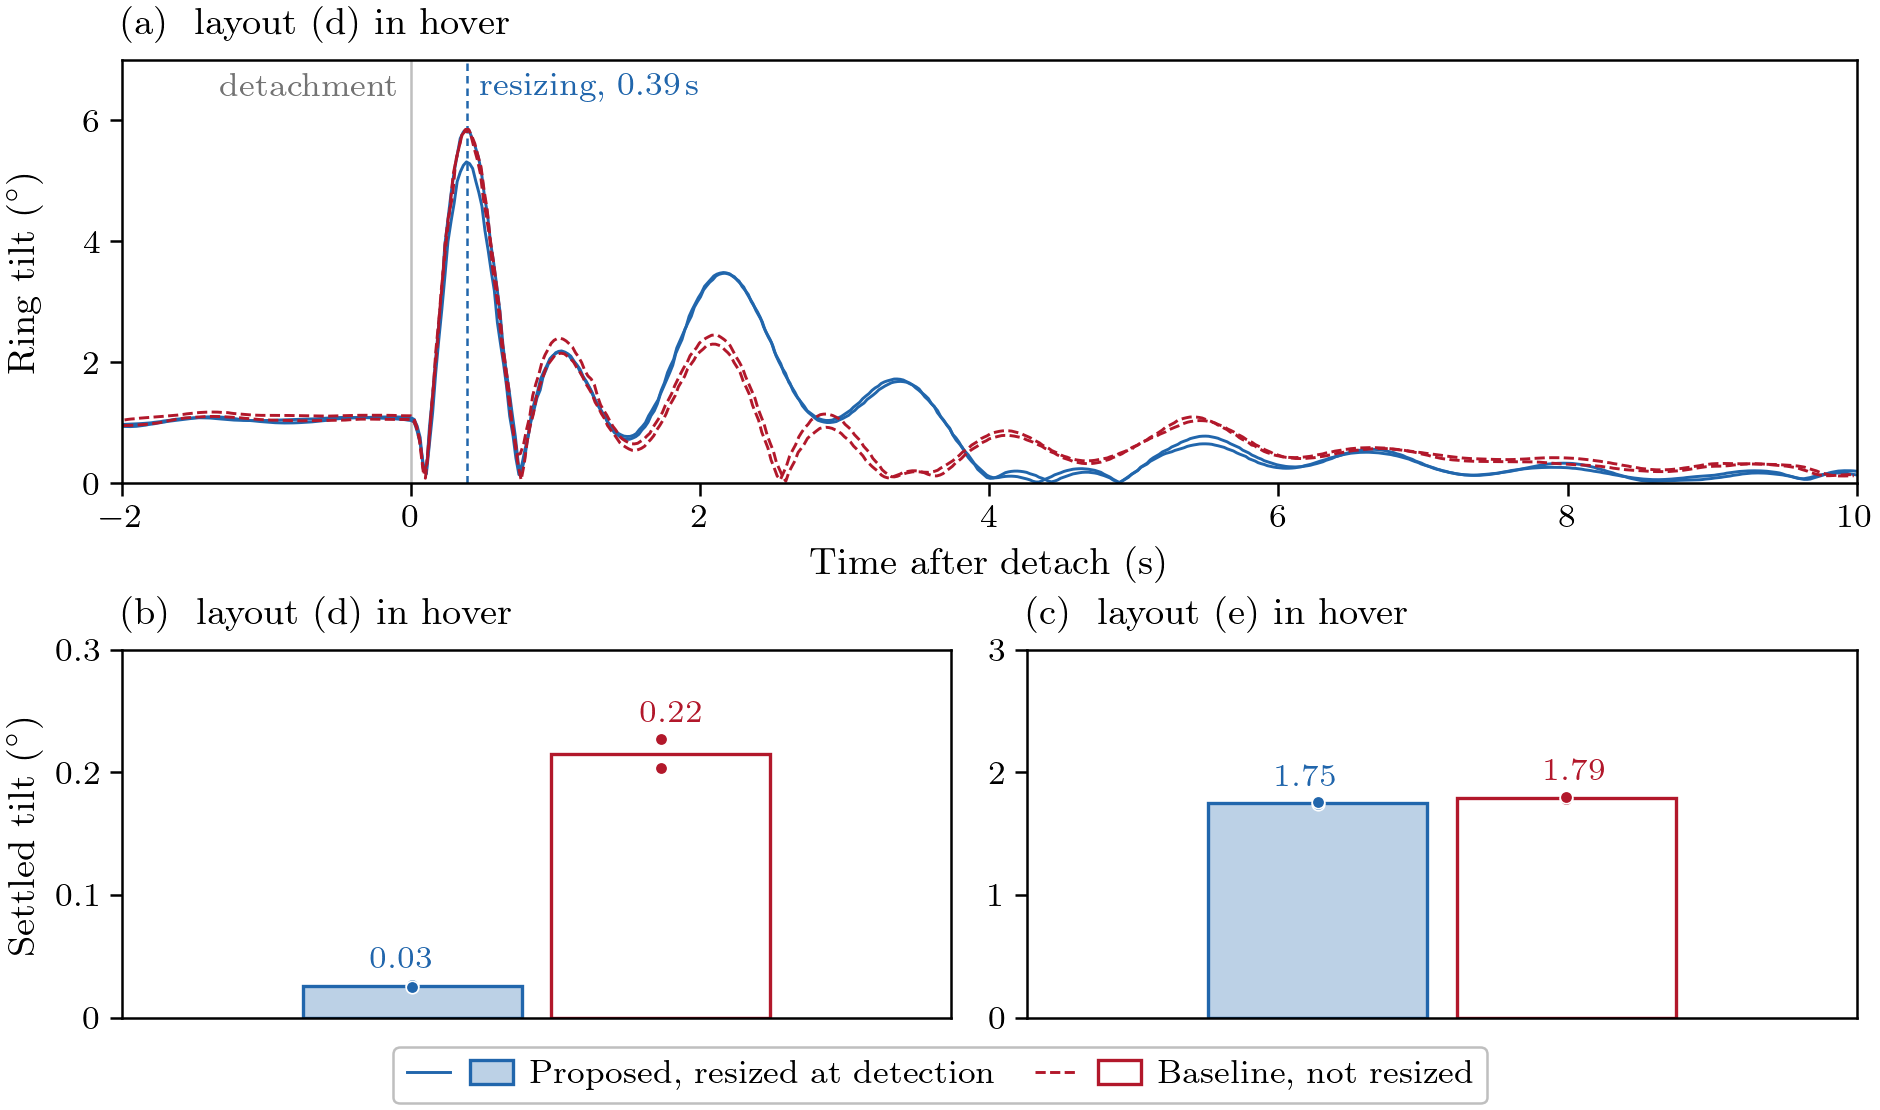

Recreate this plot in Python.
#!/usr/bin/env python3
"""X1, what the resize is worth, on the measured mass distribution (9 Nov: Wesley, keep one distribution, the measured one;
7 Nov: both side by side, F089; was the 3 Nov runs R3520-R3563).

The one sentence: resizing at detection leaves the first swing after an unannounced release unchanged and adds a larger
second swing, but leaves the hovering ring more level once settled; in layout (e) the ring settles at the same tilt
with or without the resize.
Hero: (a) the ring's tilt after the release, four quadrotors in hover, 0.86 kg ring, both runs of each arm, the
detection marked. (b) the settled tilt per run in hover, resize at detection against none.
(c) the same for layout (e) (sideways integral off), whose scale is ten times larger.
Left out: the late arms (in the table), the figure-eight (the path sets its tilt: in the table), eight quadrotors,
the earlier mass distribution (Wesley 9 Nov: one distribution in the thesis), the 1.15 kg ring, the in-plot notes
(Wesley 9 Nov: layout (d) in hover goes after (a)).
Data: the measured split R3821-R3906 (results/analysis/x1_2026-11-06.json); settled tilt as tools/x1_metrics.py scores it (settled_tilt, the tilt of
the mean tilt vector over the 5 s before LAND), checked against results/analysis/x1_both_models_2026-11-07.md (F094).
Events from events.csv.
"""
import glob
import json
import os
import sys

import numpy as np
import pandas as pd

HERE = os.path.dirname(os.path.abspath(__file__))
sys.path.insert(0, HERE)
import review_style as S  # noqa: E402

S.HERE = HERE
SPLITS = (('measured', os.path.join(S.REPO, 'results', 'analysis', 'x1_2026-11-06.json'), 'Measured split'),
          ('earlier', os.path.join(S.REPO, 'results', 'analysis', 'x1_oldlinks_2026-11-07.json'), 'Earlier split'))
ARMS = (('ours', S.BLUE, 'Proposed, resized at detection'), ('nors', S.RED, 'Baseline, not resized'))
DASH = {'ours': '-', 'nors': (0, (3.5, 1.5))}     # a second cue for greyscale print
WINDOW = (-2.0, 10.0)


def tint(colour, a):
    rgb = np.array(S.plt.matplotlib.colors.to_rgb(colour))
    return tuple(1.0 - a * (1.0 - rgb))


def run_dir(rid):
    (d,) = glob.glob(os.path.join(S.REPO, 'results', '2026-11-0*', f'{rid}_*'))
    return d


def tilt_after_release(rid):
    d = run_dir(rid)
    run = pd.read_csv(os.path.join(d, 'logs', 'run.csv'), usecols=['t', 'payload_tilt_deg']).drop_duplicates('t')
    ev = pd.read_csv(os.path.join(d, 'logs', 'events.csv'))
    ev = ev[pd.to_numeric(ev.sim_time, errors='coerce').notna()]
    t_rel = float(ev.loc[ev.event == 'RELEASE', 'sim_time'].astype(float).iloc[0])
    t_land = float(ev.loc[ev.event == 'LAND', 'sim_time'].astype(float).iloc[0])
    det = ev.loc[ev.event == 'DETACH_RESIZE', 'sim_time'].astype(float)
    t_det = float(det.iloc[0]) - t_rel if len(det) else None
    return run.t.to_numpy(float) - t_rel, run.payload_tilt_deg.to_numpy(float), t_land - t_rel, t_det


def settled(rows, cell, arm):
    return [r['settled_tilt'] for r in rows if r['cell'] == cell and r['arm'] == arm]


def bars(ax, rows_by_split, groups, ylim, fmt, nudge=0.0):
    """groups: [(cell, split)]; two bars each (resized, not), one dot per run, the mean printed above."""
    w = 0.36
    for i, (cell, split) in enumerate(groups):
        for j, (arm, col, _) in enumerate(ARMS):
            v = settled(rows_by_split[split], cell, arm)
            x = i + (j - 0.5) * w
            ax.bar(x, np.mean(v), w * 0.88, color=tint(col, 0.3) if arm == 'ours' else 'white', edgecolor=col, lw=0.8)
            ax.plot([x] * len(v), v, 'o', ms=3.0, color=col, mec='white', mew=0.4, zorder=3)
            ax.annotate(fmt.format(np.mean(v)), xy=(x, max(v)), xytext=((j - 0.5) * nudge, 2.5),
                        textcoords='offset points', ha='center', va='bottom', fontsize=7.5, color=col)
            print(cell, split, arm, [round(x_, 3) for x_ in v])
    ax.set_xticks(range(len(groups)))
    ax.set_xticklabels([dict((k, n) for k, _, n in SPLITS)[s] for _, s in groups])
    ax.set_xlim(-0.6, len(groups) - 0.4)
    ax.set_ylim(*ylim)
    ax.tick_params(axis='x', length=0)


def group_label(ax, x, text):
    ax.annotate(text, xy=(x, 0), xycoords=('data', 'axes fraction'), xytext=(0, -17), textcoords='offset points',
                ha='center', va='top', fontsize=8, color=S.INK)


def main():
    rows = {k: json.load(open(f)) for k, f, _ in SPLITS}
    S.setup()
    fig = S.figure('full', 3.7)
    gs = fig.add_gridspec(2, 2, height_ratios=[1.15, 1.0], width_ratios=[1.0, 1.0])
    a = fig.add_subplot(gs[0, :])
    b, c = fig.add_subplot(gs[1, 0]), fig.add_subplot(gs[1, 1])

    keys, t_det = [], None
    for arm, col, _ in ARMS:
        for k, r in enumerate(x for x in rows['measured'] if x['cell'] == 'h4' and x['arm'] == arm):
            t, th, land, td = tilt_after_release(r['run'])
            if arm == 'ours' and k == 0:
                t_det = r['resize_s']      # the planner log's exact clock (events.csv's line comes later)
            m = (t >= WINDOW[0]) & (t <= min(WINDOW[1], land))
            line, = a.plot(t[m], th[m], color=col, lw=S.LW_CTX, ls=DASH[arm])
            if k == 0:
                keys.append(line)
            sec = (t >= 1.0) & (t <= 4.0)
            print(r['run'], arm, f"rise {r['tilt_rise']:.2f}, second swing {th[sec].max():.2f} at "
                  f"{t[sec][np.argmax(th[sec])]:.2f} s, settled {r['settled_tilt']:.3f}, LAND +{land:.1f} s")
    a.axvline(0, color=S.LIGHT, lw=0.6, zorder=0)
    a.annotate('detachment', xy=(0, 1.0), xycoords=('data', 'axes fraction'), xytext=(-3, -3), textcoords='offset points',
               ha='right', va='top', fontsize=8, color=S.GREY)
    a.axvline(t_det, color=S.BLUE, lw=0.6, ls=(0, (3, 2)), zorder=0)
    a.annotate(f'resizing, {t_det:.2f}\\,s', xy=(t_det, 1.0), xycoords=('data', 'axes fraction'), xytext=(3, -3),
               textcoords='offset points', ha='left', va='top', fontsize=8, color=S.BLUE)
    a.set_xlim(*WINDOW)
    a.set_ylim(0, 7)
    a.set_yticks([0, 2, 4, 6])
    a.set_xlabel('Time after detach (s)')
    a.set_ylabel(r'Ring tilt ($^\circ$)')

    bars(b, rows, [('h4', 'measured')], (0, 0.3), '{:.2f}', nudge=5.0)
    b.set_xticks([])
    b.set_yticks([0, 0.1, 0.2, 0.3])
    b.set_yticklabels(['0', '0.1', '0.2', '0.3'])
    b.set_ylabel(r'Settled tilt ($^\circ$)')

    bars(c, rows, [('sqTnoxy', 'measured')], (0, 3.0), '{:.2f}', nudge=5.0)
    c.set_xticks([])
    c.set_yticks([0, 1, 2, 3])

    S.panel(a, 'a', 'layout (d) in hover')
    S.panel(b, 'b', 'layout (d) in hover')
    S.panel(c, 'c', 'layout (e) in hover')
    fig.align_ylabels((a, b))
    import matplotlib.patches as mp
    from matplotlib.legend_handler import HandlerTuple
    handles = [(keys[0], mp.Patch(facecolor=tint(S.BLUE, 0.3), edgecolor=S.BLUE, lw=0.8)),
               (keys[1], mp.Patch(facecolor='white', edgecolor=S.RED, lw=0.8))]
    S.ps.legend_below(fig, handles, [label for *_, label in ARMS], ncol=2,
                      handler_map={tuple: HandlerTuple(ndivide=None, pad=0.6)}, handlelength=3.2)
    S.save(fig, 'fig_x1_resize')


if __name__ == '__main__':
    main()
